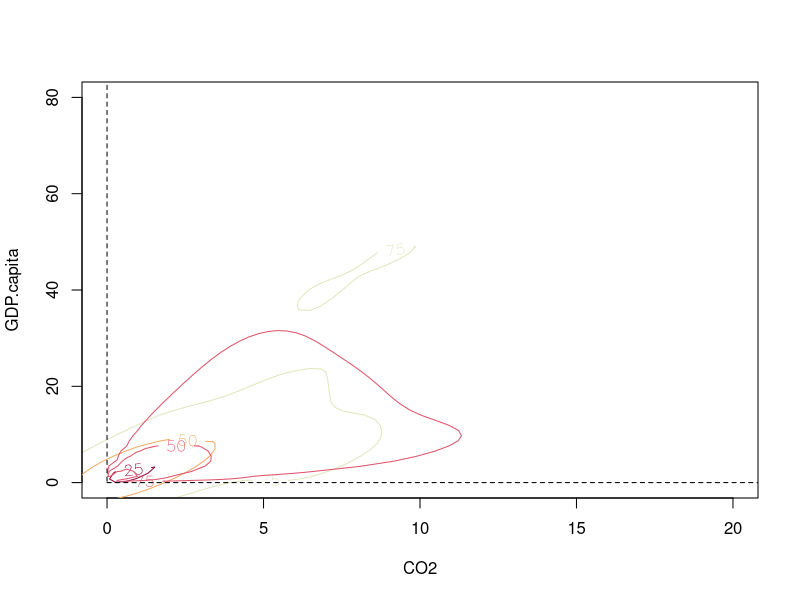
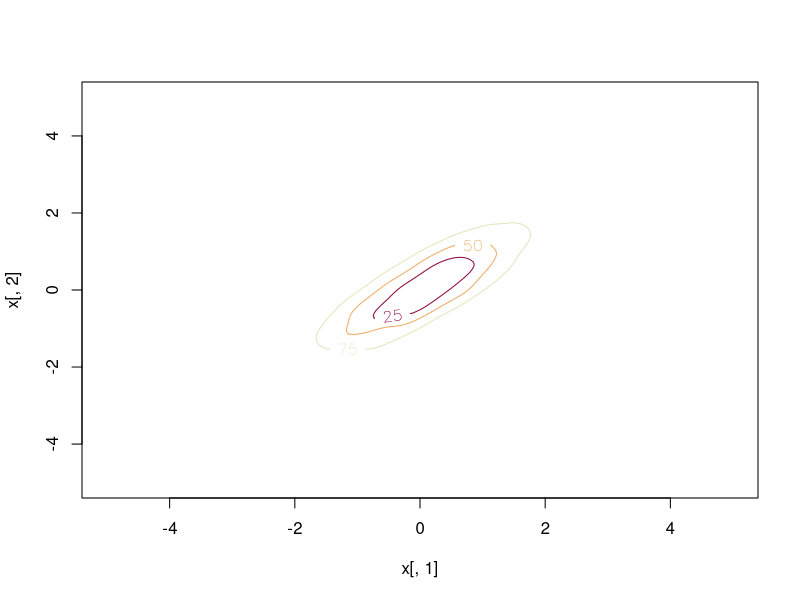

Here is the R script that generated these plots, in order:
library(ks)


### Name: kde
### Title: Kernel density estimate
### Aliases: kde predict.kde
### Keywords: smooth

### ** Examples

## positive data example
data(worldbank)
wb <- as.matrix(na.omit(worldbank[,2:3]))
wb[,2] <- wb[,2]/1000
fhat <- kde(x=wb)
fhat.trans <- kde(x=wb, adj.positive=c(0,0), positive=TRUE)
plot(fhat, xlim=c(0,20), ylim=c(0,80))
plot(fhat.trans, add=TRUE, col=2)
rect(0,0,100,100, lty=2)

## large data example on non-default grid
## 151 x 151 grid = [-5,-4.933,..,5] x [-5,-4.933,..,5]
set.seed(8192)
x <- rmvnorm.mixt(10000, mus=c(0,0), Sigmas=invvech(c(1,0.8,1)))
fhat <- kde(x=x, compute.cont=TRUE, xmin=c(-5,-5), xmax=c(5,5), bgridsize=c(151,151))
plot(fhat)

## See other examples in ? plot.kde
